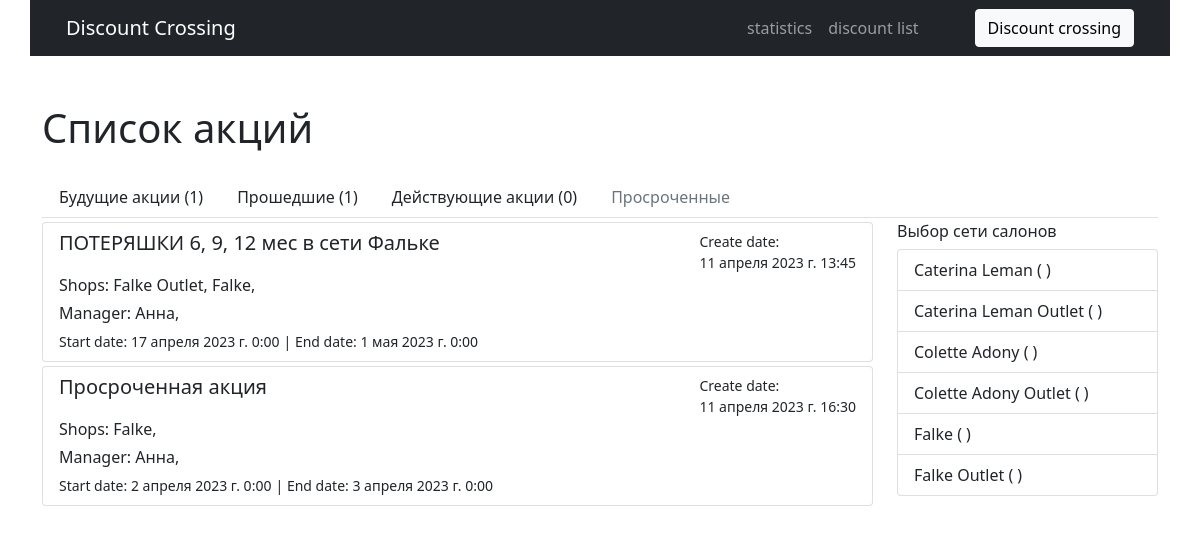
The page /discountList/filter/2/ on the database as committed earlier.
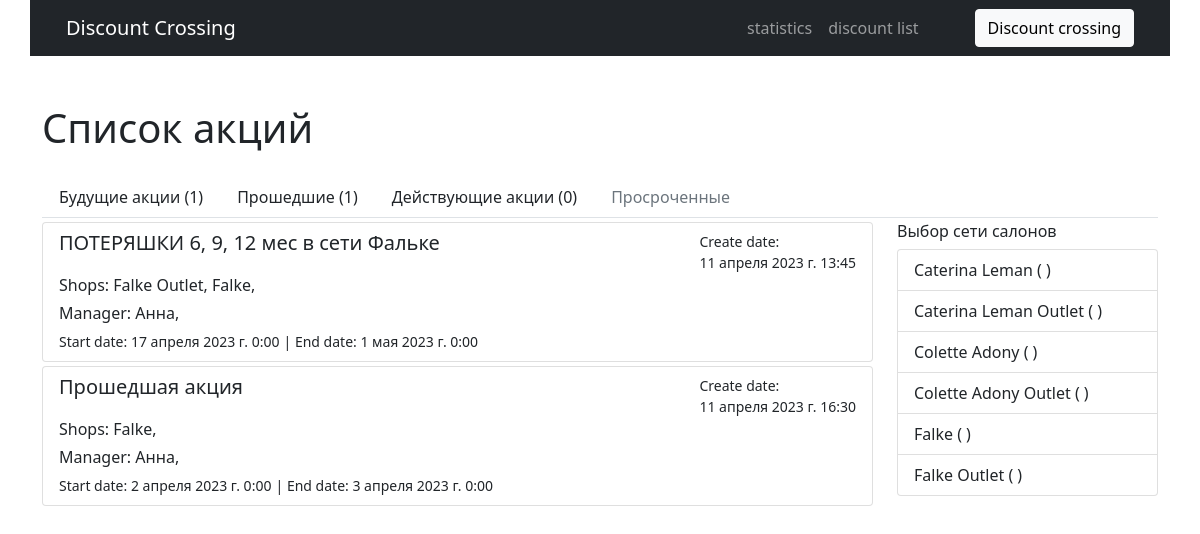
The same page on the database as committed later.
### discount/models.py (models this page shows, shortened)
class DiscountData(models.Model):
    title = models.CharField(max_length=250, null=True, verbose_name='Название скидки')
    id_DO = models.IntegerField(blank=True, default=None, verbose_name='ID акции в ДО')
    startDate = models.DateTimeField(blank=True, default=None, verbose_name='Дата начала акции')
    endDate = models.DateTimeField(blank=True, default=None, verbose_name='Дата окончания окончания')
    description = models.TextField(max_length=1500, default='', blank=True, verbose_name='Описание')
    manager = models.ManyToManyField(ShopManagers)
    shops = models.ManyToManyField(Shop, verbose_name='магазины', related_name='shop')
    files = models.FileField(blank=True, verbose_name='Файлы', )
    createDate = models.DateTimeField(null=True, auto_now_add=True, editable=False)
    isDone = models.BooleanField(default=False, verbose_name='Подготовлена')
    idDoneDate = models.DateField(default='2000-01-01')
    slug = models.SlugField(blank=True, db_index=True, verbose_name='slug')
    class Meta:
        verbose_name = 'Акция'
        verbose_name_plural = 'Акции'

### discount/views.py (the view)
# urls.py: path('discountList', views.discountList, name='discountList'),
def discountList(request, shop_id=None):
    shopsList = Shop.objects.all().order_by('title')
    discountCurrent = DiscountData.objects.filter(startDate__lte=timezone.now()).filter(endDate__gte=timezone.now()).order_by('-startDate')
    discountsOld = DiscountData.objects.filter(startDate__lte=timezone.now()).filter(endDate__lte=timezone.now()).order_by('-startDate')
    discountsFuture = DiscountData.objects.filter(startDate__gte=timezone.now()).order_by('startDate')
    discountCounter = discountsFuture.count()
    discountCounterOld = discountsOld.count()
    discountCounterCurrent = discountCurrent.count()
    if request.path == '/discountList':
        discounts = discountsFuture
    elif request.path == '/discountListOld':
        discounts = discountsOld
    elif request.path == '/discountListCurrent':
        discounts = discountCurrent
    elif 'discountList/filter/' in request.path:
        discountCurrent = DiscountData.objects.filter(startDate__lte=timezone.now()).filter(shops__exact=shop_id).filter(endDate__gte=timezone.now()).order_by('-startDate')
        discountsOld = DiscountData.objects.filter(startDate__lte=timezone.now()).filter(shops__exact=shop_id).filter(endDate__lte=timezone.now()).order_by('-startDate')
        discountsFuture = DiscountData.objects.filter(startDate__gte=timezone.now()).filter(shops__exact=shop_id).order_by('startDate')
        discountCounter = discountsFuture.count()
        discountCounterOld = discountsOld.count()
        discountCounterCurrent = discountCurrent.count()
        discounts = DiscountData.objects.filter(shops__exact=shop_id)
    else:
        return redirect('discountList')
    context = {
        'discounts' : discounts,
        'counter' : discountCounter,
        'counterOLd' : discountCounterOld,
        'counterCurrent' : discountCounterCurrent,
        'shopListItem' : shopsList,
    }
    return render(request, template_name='discount_list.html', context=context)

### shops/models.py (called while the page is built)
    def __str__(self):
        return self.name

    def __str__(self):
        return self.title

### templates/discount_list.html (shortened to what this page needs)
{% extends 'base.html' %}
{% block content %}
{% url 'discountList' as url_discountList %}
{% url 'discountListOld' as url_discountListOld %}
{% url 'discountListCurrent' as url_discountListCurrent %}
<div class="container mt-5">
    <h1>Список акций</h1>
    <ul class="nav nav-tabs mt-4">
      <li class="nav-item">
        <a class="nav-link link-dark {% if url_discountList == request.path %}active{% endif %}" aria-current="page" href="{{ url_discountList }}">Будущие акции ({{ counter }})</a>
      </li>
      <li class="nav-item">
        <a class="nav-link link-dark {% if url_discountListOld == request.path %}active{% endif %}"
        href="{{ url_discountListOld }}">Прошедшие ({{ counterOLd }})</a>
      </li>
      <li class="nav-item">
        <a class="nav-link link-dark {% if url_discountListCurrent == request.path %}active{% endif %}"
        href="discountListCurrent">Действующие акции ({{ counterCurrent }})</a>
      </li>
      <li class="nav-item">
        <a class="nav-link disabled link-dark" href="#">Просроченные</a>
      </li>
    </ul>
    <div class="row">
    <div class="col-9">
      {% for discount in discounts %}
      <div class="list-group mt-1">
          <a href="/discountList/{{ discount.slug }}" class="list-group-item list-group-item-action" aria-current="true">
            <div class="d-flex w-100 justify-content-between">
              <h5 class="mb-1">{{ discount.title }}</h5>
              <small>Create date:<br> {{ discount.createDate }}</small>
            </div>
            <p class="mb-1">Shops: {% for shop in discount.shops.all %}{{ shop }},  {% endfor %}</p>
            <p class="mb-1">Manager: {% for manager in discount.manager.all %}{{ manager }},  {% endfor %}</p>
            <small>Start date: {{ discount.startDate }}</small>
            <small>| End date: {{ discount.endDate }}</small>
          </a>
      </div>
      {% endfor %}
    </div>
    <div class="col-3 mt-1">
      <h6>Выбор сети салонов</h6>
      <ul class="list-group">
        {% for shop in shopListItem %}
          <li class="list-group-item d-flex justify-content-between align-items-center">
            <a class="link-dark" style="text-decoration: none;" href="/discountList/filter/{{ shop.id }}">{{ shop.title }}
              (
              {% url 'discountList/filter/' shop.id as url_filter_discountList %}
              {% url 'discountListOld/filter/' shop.id as url_filter_discountListOld %}
              {% url 'discountListCurrent/filter/' shop.id as url_filter_discountListCurrent %}
              )
            </a>
          </li>
        {% endfor %}
      </ul>
    </div>
    </div>
</div>
{% endblock %}

Rows that differ between the two databases and show on the page:
changed DiscountData: title "Просроченная акция" → "Прошедшая акция"
